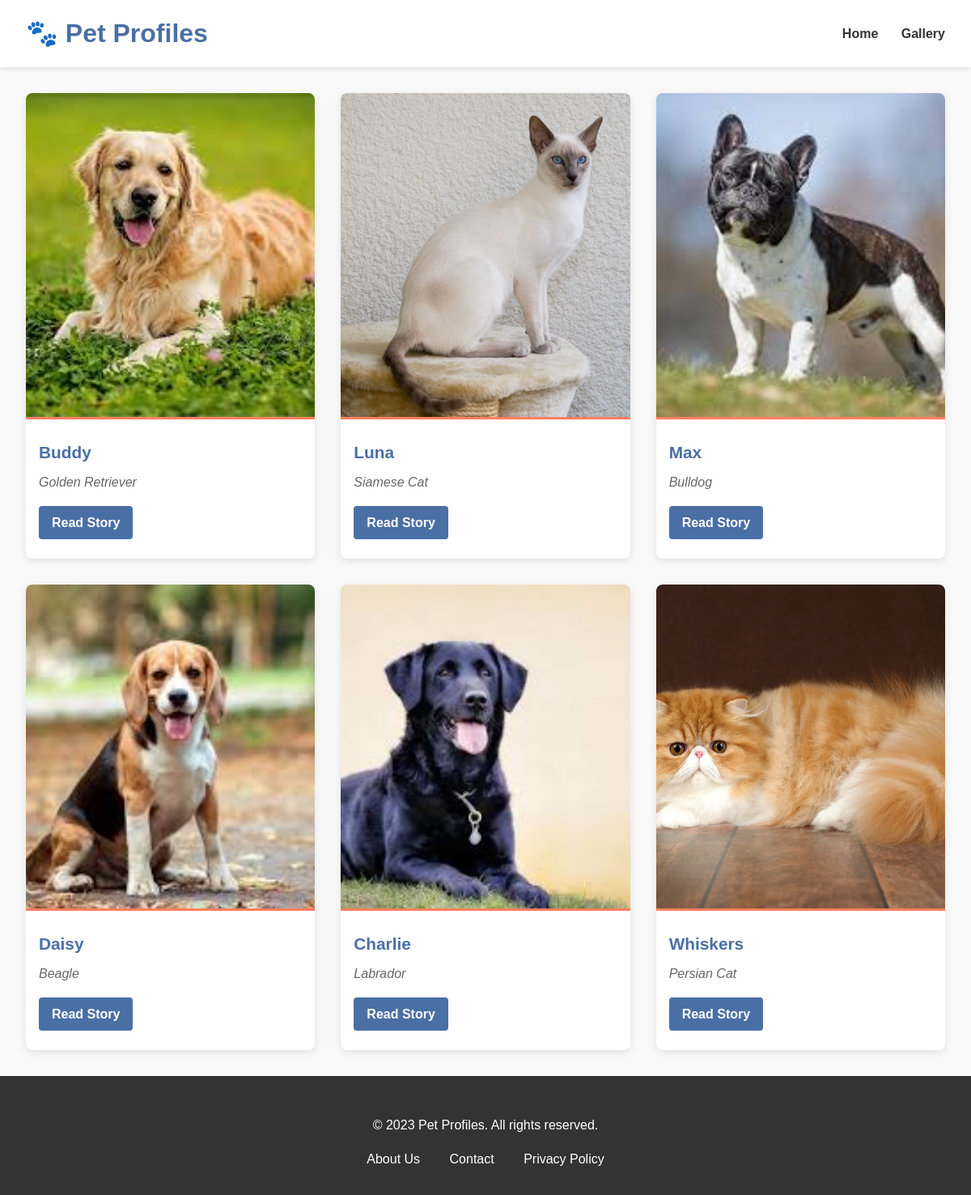
/frontend/gallery.php, run on the app's committed database.
### tables this page shows
CREATE TABLE pets (
    id INT AUTO_INCREMENT PRIMARY KEY,
    name VARCHAR(100) NOT NULL,
    breed VARCHAR(100) NOT NULL,
    story TEXT NOT NULL,
    photo VARCHAR(255),
    created_at TIMESTAMP DEFAULT CURRENT_TIMESTAMP,
    updated_at TIMESTAMP DEFAULT CURRENT_TIMESTAMP ON UPDATE CURRENT_TIMESTAMP
);

### frontend/includes/db.php (called while the page is built, shortened)
<?php
function executeQuery($pdo, $sql, $params = []) {
    try {
        $stmt = $pdo->prepare($sql);
        $stmt->execute($params);
        return $stmt;
    } catch(PDOException $e) {
        error_log("Query execution failed: " . $e->getMessage());
        throw new Exception("Database operation failed");
    }
}
function getAllPets($pdo) {
    $sql = "SELECT * FROM pets ORDER BY created_at DESC";
    return executeQuery($pdo, $sql)->fetchAll();
}
?>

### frontend/gallery.php (the view)
<?php
require_once 'includes/db.php';
include 'includes/header.php';
$pets = getAllPets($pdo);
?>
<div class="gallery">
  <?php foreach ($pets as $pet): ?>
    <div class="pet-card">
      <img src="images/<?= htmlspecialchars($pet['photo']) ?>" alt="<?= htmlspecialchars($pet['name']) ?>">
      <h3><?= htmlspecialchars($pet['name']) ?></h3>
      <p><?= htmlspecialchars($pet['breed']) ?></p>
      <a href="pet-detail.php?id=<?= $pet['id'] ?>">Read Story</a>
    </div>
  <?php endforeach; ?>
</div>
<?php include 'includes/footer.php'; ?>

### frontend/includes/header.php (shortened to what this page needs)
<!DOCTYPE html>
<html lang="en">
<head>
  <link rel="stylesheet" href="css/style.css">
</head>
<body>
  <header>
    <h1>🐾 Pet Profiles</h1>
    <nav>
      <a href="index.php">Home</a>
      <a href="gallery.php">Gallery</a>
    </nav>
  </header>
  <main>
</body>
</html>

### frontend/includes/footer.php (shortened to what this page needs)
  <footer>
    <p>&copy; 2023 Pet Profiles. All rights reserved.</p>
    <div class="footer-links">
      <a href="#">About Us</a>
      <a href="#">Contact</a>
      <a href="#">Privacy Policy</a>
    </div>
  </footer>
</body>
</html>

### frontend/css/style.css (style rules this page uses)
body { font-family: 'Arial', sans-serif; line-height: 1.6; color: #333; margin: 0; padding: 0; background-color: #f9f9f9; }
a { text-decoration: none; color: #4a6fa5; }
header { background-color: #fff; box-shadow: 0 2px 5px rgba(0,0,0,0.1); padding: 1rem 2rem; display: flex; justify-content: space-between; align-items: center; }
header h1 { margin: 0; color: #4a6fa5; }
nav a { margin-left: 1.5rem; font-weight: 600; color: #333; transition: color 0.3s; }
footer { background-color: #333; color: white; text-align: center; padding: 2rem 1rem; }
.footer-links { margin-top: 1rem; }
.footer-links a { color: white; margin: 0 1rem; }
.gallery { display: grid; grid-template-columns: repeat(auto-fill, minmax(280px, 1fr)); gap: 2rem; padding: 2rem; max-width: 1200px; margin: 0 auto; }
.pet-card { background: white; border-radius: 8px; overflow: hidden; box-shadow: 0 3px 10px rgba(0,0,0,0.1); transition: transform 0.3s, box-shadow 0.3s; }
.pet-card img { width: 100%; height: 400px; object-fit: cover; border-bottom: 3px solid #ff7e5f; }
.pet-card h3 { margin: 1rem 1rem 0.5rem; color: #4a6fa5; font-size: 1.3rem; }
.pet-card p { margin: 0 1rem 1rem; color: #666; font-style: italic; }
.pet-card a { display: inline-block; margin: 0 1rem 1.5rem; padding: 0.5rem 1rem; background-color: #4a6fa5; color: white; border-radius: 4px; font-weight: 600; transition: background-color 0.3s; }

### data on the page
pets: photo (picture), name "Buddy", breed "Golden Retriever"
pets: photo (picture), name "Luna", breed "Siamese Cat"
pets: photo (picture), name "Max", breed "Bulldog"
pets: photo (picture), name "Daisy", breed "Beagle"
pets: photo (picture), name "Charlie", breed "Labrador"
pets: photo (picture), name "Whiskers", breed "Persian Cat"
